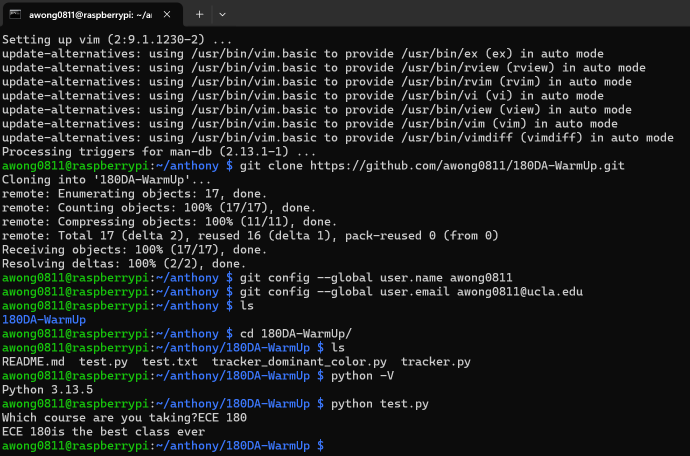
#> input picture images/week2.png, 1379 x 912 px, given in place of the camera (shown at 1/2 size)
$ python tracker.py
#> lines starting #> are read from the running program, lines starting #| are printed output that depends on the picture; after the words box and inside, x2 and y2 are one past the last pixel; in counts of white or black regions, pixels touching at a corner belong together
import cv2
import numpy as np

if __name__ == "__main__":
    cap = cv2.VideoCapture(0)

    lower = np.array([100, 100, 100]) # HSV
    upper = np.array([130, 255, 255])

    while True:
        ret, frame = cap.read()
#> frame is the input picture: shape (912, 1379, 3); mean B, G, R 29.7, 30.7, 27.8
        if not ret:
            break

        frame = cv2.resize(frame, (1280, 960))
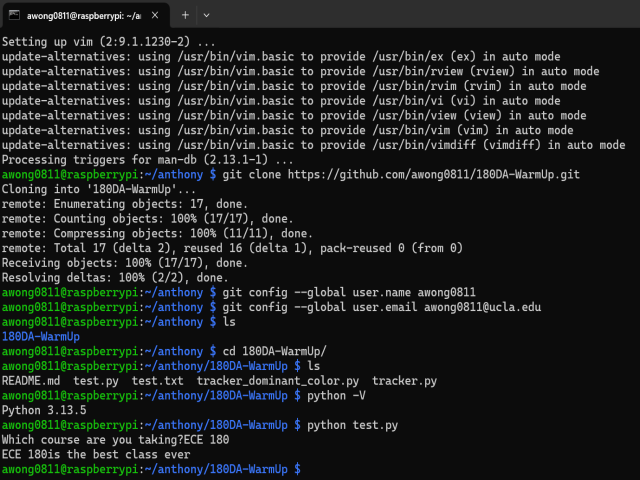
#> frame: shape (960, 1280, 3) (shown at 1/2 size); mean B, G, R 29.7, 30.7, 27.8
        filtered = cv2.bilateralFilter(frame, d=9, sigmaColor=75, sigmaSpace=75)
        hsv = cv2.cvtColor(filtered, cv2.COLOR_BGR2HSV)
#> hsv: shape (960, 1280, 3); mean H, S, V 6.7, 10.6, 31.7
        mask = cv2.inRange(hsv, lower, upper)
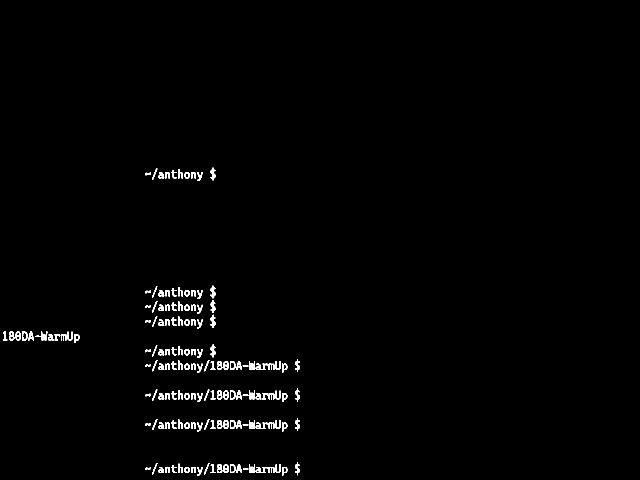
#> mask: shape (960, 1280) (shown at 1/2 size); 1.1% white; 158 white regions (4 under 20 px)

        # Find contours
        contours, _ = cv2.findContours(mask, cv2.RETR_EXTERNAL, cv2.CHAIN_APPROX_SIMPLE)
#> contours = 154 contours, 2 with area under 20; largest, box (x1, y1, x2, y2) and area: (44, 663, 55, 681) 158, (460, 840, 471, 858) 157, (460, 781, 471, 799) 157, (460, 928, 471, 946) 156, (460, 722, 471, 740) 155

        for cnt in contours:
            x, y, w, h = cv2.boundingRect(cnt)  # top-left (x,y), width, height
            # Draw rectangle
            cv2.rectangle(frame, (x, y), (x + w, y + h), (0, 0, 255), 2)
#> this loop made 154 passes
#> (x, y, w, h) on passes 2 to 4: (291, 935, 11, 5), (564, 934, 11, 18), (537, 934, 12, 12)
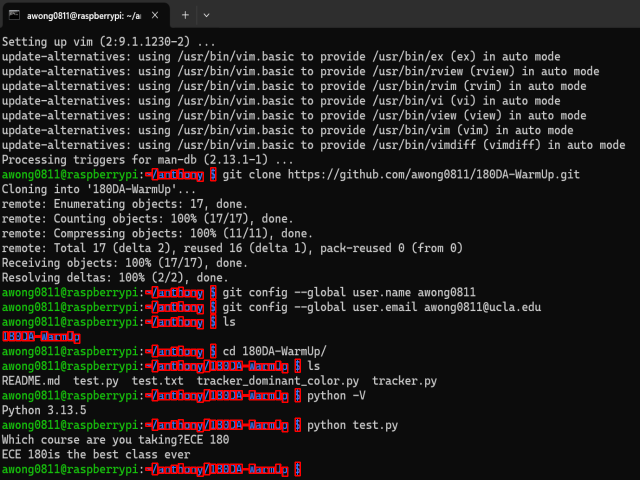
#> frame: shape (960, 1280, 3) (shown at 1/2 size); 1.82% of pixels changed, all inside (x1, y1, x2, y2) = (5, 334, 602, 954)

        cv2.imshow("Frame", frame)

        # Press 'q' to quit early
        if cv2.waitKey(1) & 0xFF == ord('q'):
#> (key q is pressed here)
            break

    cap.release()
    cv2.destroyAllWindows()
